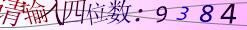
#> input picture TestCase/8.jpg, 247 x 30 px
$ python yzm.py   (Python 2 division)
#> lines starting #> are read from the running program, lines starting #| are printed output that depends on the picture; after the words box and inside, x2 and y2 are one past the last pixel; in counts of white or black regions, pixels touching at a corner belong together
# coding: utf-8

import pytesseract
from PIL import Image

# [5 lines of commented-out code are left out]


def getverify(name):
#> called with name = '8.jpg'
    threshold = 140
    table = []
    for i in range(256):
        if i < threshold:
            table.append(0)
        else:
            table.append(1)

    # 对于识别成字母的 采用表格进行修正
    rep = {'O': '0',
           'I': '1',
           'L': '1',
           'Z': '2',
           'S': '8'
           }
    # 打开图片
    im = Image.open(name)
#> im is the input picture: PIL image 247x30 RGB; mean R, G, B 215.5, 180.8, 215.8
    # 转化到灰度图
    imgry = im.convert('L')
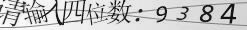
#> imgry: PIL image 247x30 L; min 7, max 255, mean 195.2
    # 保存图像
    imgry.save('g'+name)
    # 二值化， 采用阈值分割法，threshold为分割点
    out = imgry.point(table,'1')
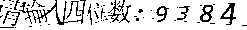
#> out: PIL image 247x30 1; 83.9% white; black in thin lines or dots
    out.save('b'+name)
    text = pytesseract.image_to_string(out)
    text = text.strip()
    text = text.upper()
    for r in rep:
        text = text.replace(r, rep[r])
    print text

    ttext = text.replace(',', '')
    ttext = ttext.replace(' ','')
    print ttext
    text1 = ttext[len(ttext)-4:]
    print text1

    return text1
getverify('8.jpg')
#> (the call stopped at in getverify, `text = pytesseract.image_to_string(out)`: pytesseract is not available in this run)

$ run again, with TestCase/7.png saved as TestCase/8.jpg
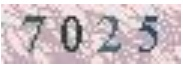
#> input picture TestCase/7.png, 183 x 65 px
#> in getverify, im is the input picture: PIL image 183x65 RGB; mean R, G, B 203.5, 190.1, 194.6
#> in getverify, `out = imgry.point(table,'1')`:
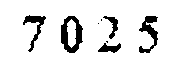
#> out: PIL image 183x65 1; 89.6% white; 8 black regions (3 under 20 px), largest, box (x1, y1, x2, y2) and area: (61, 16, 83, 53) 423, (139, 16, 158, 53) 309, (23, 15, 46, 52) 242, (98, 43, 121, 53) 133, (103, 16, 118, 39) 127
